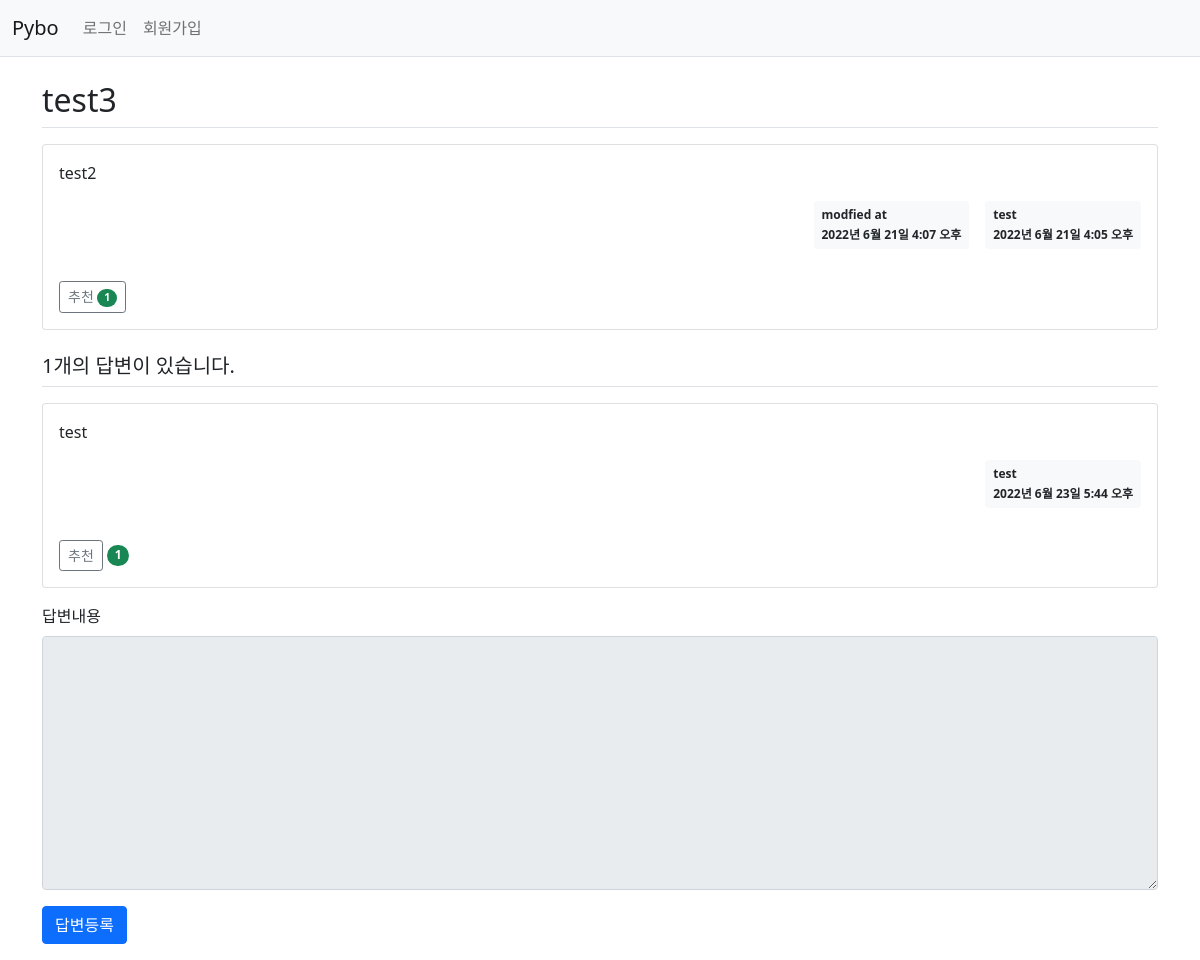
The app's page /pybo/310/ with its own data.
### pybo/models.py (models this page shows, shortened)
class Question(models.Model):
    author = models.ForeignKey(User, on_delete=models.CASCADE, related_name='author_question')
    subject = models.CharField(max_length=200)
    content = models.TextField()
    create_date = models.DateTimeField(null=True)
    modify_date = models.DateTimeField(null=True, blank=True)
    voter = models.ManyToManyField(User, related_name='voter_question')

class Answer(models.Model):
    author = models.ForeignKey(User, on_delete=models.CASCADE, related_name='author_answer')
    question = models.ForeignKey(Question, on_delete=models.CASCADE)
    content = models.TextField()
    create_date = models.DateTimeField(null=True)
    modify_date = models.DateTimeField(null=True, blank=True)
    voter = models.ManyToManyField(User, related_name='voter_answer')

### pybo/views/base_views.py (the view)
# urls.py: path('<int:question_id>/', base_views.detail, name='detail'),
def detail(request, question_id):
    question = get_object_or_404(Question, pk=question_id)
    context = {'question' : question}
    return render(request, 'pybo/question_detail.html', context)

### pybo/templatetags/pybo_filter.py (called while the page is built)
@register.filter()
def mark(value):
    extensions = ['nl2br', 'fenced_code']
    return mark_safe(markdown.markdown(value, extensions=extensions))

### templates/pybo/question_detail.html (shortened to what this page needs)
{% extends 'base.html' %}
{% load pybo_filter %}
{% block content %}
<div class="container my-3">
    <h2 class="border-bottom py-2">{{ question.subject }}</h2>
    <div class="card my-3">
        <div class="card-body">
            <div class="card-text">{{ question.content|mark }}</div>
            <div class="d-flex justify-content-end">
                {% if question.modify_date %}
                    <div class="badge bg-light text-dark p-2 text-start mx-3">
                        <div class="mb-2">modfied at</div>
                        <div>{{ question.modify_date }}</div>
                    </div>
                {% endif %}
                <div class="badge bg-light text-dark p-2 text-start">
                    <div class="mb-2">{{ question.author.username }}</div>
                    <div>{{ question.create_date }}</div>
                </div>
            </div>
        </div>
        <div class="m-3">
            <a href="javascript:void(0)" data-uri="{% url 'pybo:question_vote' question.id %}" class="recommend btn btn-sm btn-outline-secondary">추천
                <span class="badge rounded-pill bg-success">{{ question.voter.count }}</span>
            </a>
        </div>
    </div>
    <h5 class="border-bottom my-3 py-2">{{question.answer_set.count}}개의 답변이 있습니다.</h5>
    {% for answer in question.answer_set.all %}
    <div class="card my-3">
        <div class="card-body">
            <div class="card-text"">{{ answer.content|mark }}</div>
            <div class="d-flex justify-content-end">
                <div class="badge bg-light text-dark p-2 text-start">
                    <div class="mb-2">{{ answer.author.username }}</div>
                    <div>{{ answer.create_date }}</div>
                </div>
            </div>
        </div>
        <div class="m-3">
            <a href="javascript:void(0)" data-uri="{% url 'pybo:answer_vote' answer.id %}" class="recommend btn btn-sm btn-outline-secondary">추천</a>
                <span class="badge rounded-pill bg-success">{{ answer.voter.count }}</span>
        </div>
    </div>
    {% endfor %}
    <form action="{% url 'pybo:answer_create' question.id %}" method="post" class="my-3">
        <div class="mb-3">
            <label for="content" class="form-label">답변내용</label>
            <textarea {% if not user.is_authenticated %}disabled{% endif %}
                      name="content" id="content" class="form-control" rows="10"></textarea>
        </div>
        <input type="submit" value="답변등록" class="btn btn-primary">
    </form>
</div>
{% endblock %}

### records on screen
Question: subject "test3", content|mark "test2", modify_date "2022년 6월 21일 4:07 오후", author.username "test", create_date "2022년 6월 21일 4:05 오후", voter.count "1", answer_set.count "1"
Answer: content|mark "test", author.username "test", create_date "2022년 6월 23일 5:44 오후", voter.count "1"
